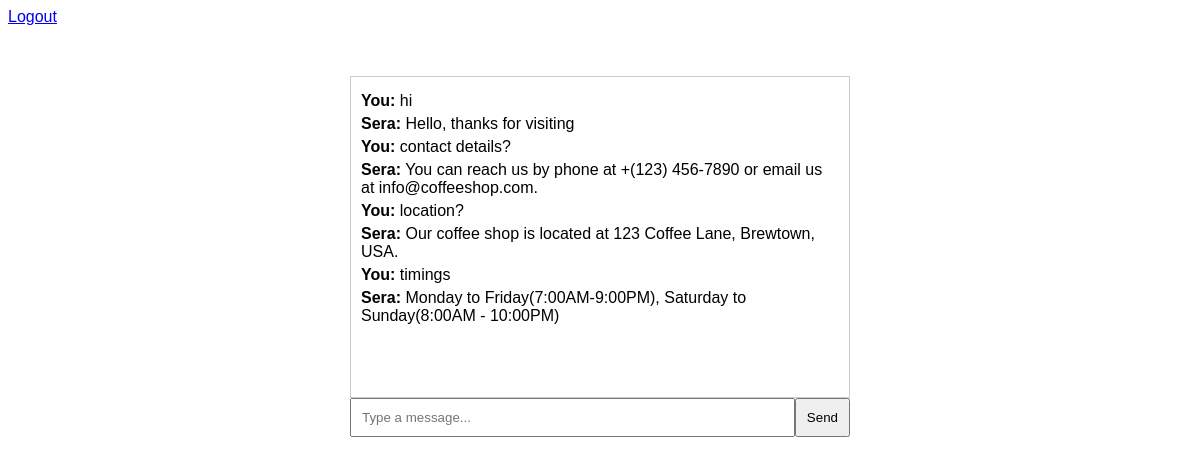
Page / (signed in) on the earlier database version.
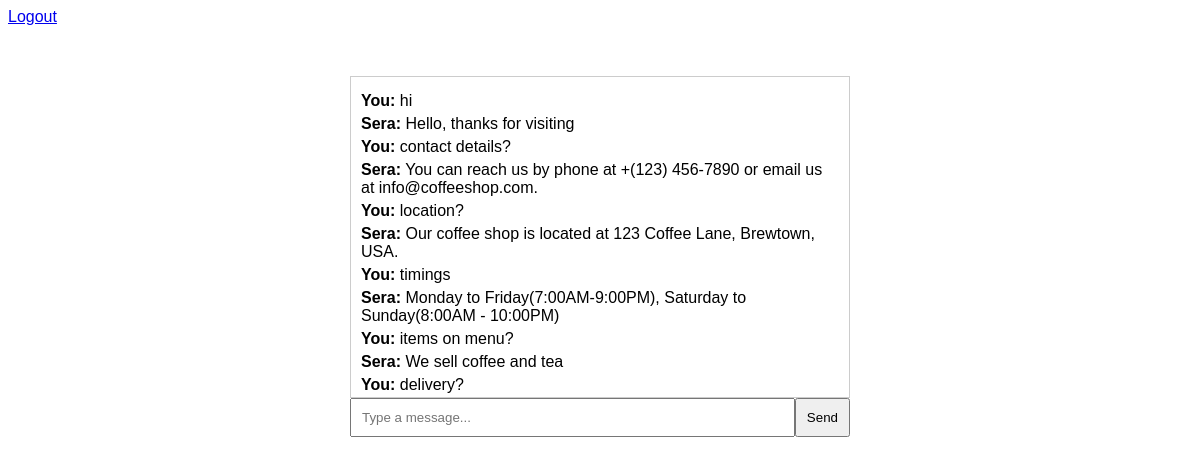
Same page on the later database version.
### tables this page shows
CREATE TABLE chats (
            id INTEGER PRIMARY KEY AUTOINCREMENT,
            user_id INTEGER,
            message TEXT,
            sender TEXT,
            timestamp DATETIME DEFAULT CURRENT_TIMESTAMP,
            FOREIGN KEY (user_id) REFERENCES users (id)
        );

### test.py (the view)
@app.route('/')
def home():
    if 'user_id' in session:
        chat_history = get_chat_history(session['user_id'])
        return render_template('index.html', chat_history=chat_history)
    else:
        return redirect(url_for('login'))

### test.py (called while the page is built)
def init_db():
    conn = sqlite3.connect('chatbot.db')
    return conn

def get_chat_history(user_id):
    conn = init_db()
    cursor = conn.cursor()
    cursor.execute("SELECT message, sender FROM chats WHERE user_id = ?", (user_id,))
    chat_history = cursor.fetchall()
    conn.close()
    return chat_history

### templates/index.html (shortened to what this page needs)
<!DOCTYPE html>
<html lang="en">
<head>
</head>
<body>
    <div class="logout">
        <a href="{{ url_for('logout') }}">Logout</a>
    </div>
    <div class="chat-box">
        <div class="chat-history" id="chat-history">
            {% for message, sender in chat_history %}
                <p><strong>{{ sender }}:</strong> {{ message }}</p>
            {% endfor %}
        </div>
        <div class="input-box">
            <input type="text" id="user-input" placeholder="Type a message...">
            <button onclick="sendMessage()">Send</button>
        </div>
    </div>
</body>
</html>

### templates/index.html (style rules this page uses)
body { font-family: Arial, sans-serif; }
.chat-box { width: 500px; margin: 50px auto; }
.chat-history { border: 1px solid #ccc; height: 300px; padding: 10px; overflow-y: scroll; }
.chat-history p { margin: 5px 0; }
.input-box { display: flex; }
.input-box input { flex: 1; padding: 10px; }
.input-box button { padding: 10px; }

Differences in the rows shown:
added chats: sender "You", message "items on menu?"
added chats: sender "Sera", message "We sell coffee and tea"
added chats: sender "You", message "delivery?"
